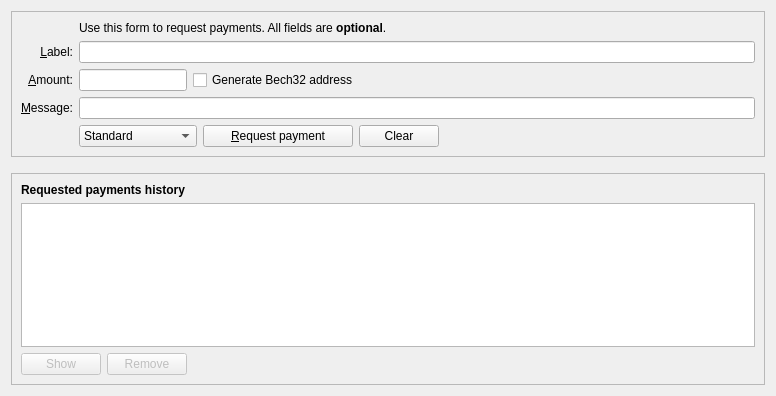
<?xml version="1.0" encoding="UTF-8"?>
<ui version="4.0">
 <class>ReceiveCoinsDialog</class>
 <widget class="QWidget" name="ReceiveCoinsDialog">
  <property name="geometry">
   <rect>
    <x>0</x>
    <y>0</y>
    <width>776</width>
    <height>396</height>
   </rect>
  </property>
  <layout class="QVBoxLayout" name="verticalLayout" stretch="0,0,1">
   <item>
    <widget class="QFrame" name="frame2">
     <property name="sizePolicy">
      <sizepolicy hsizetype="Preferred" vsizetype="Expanding">
       <horstretch>0</horstretch>
       <verstretch>0</verstretch>
      </sizepolicy>
     </property>
     <property name="frameShape">
      <enum>QFrame::StyledPanel</enum>
     </property>
     <property name="frameShadow">
      <enum>QFrame::Sunken</enum>
     </property>
     <layout class="QVBoxLayout" name="verticalLayout_3">
      <item>
       <layout class="QGridLayout" name="gridLayout">
        <item row="5" column="0">
         <widget class="QLabel" name="label">
          <property name="toolTip">
           <string>An optional amount to request. Leave this empty or zero to not request a specific amount.</string>
          </property>
          <property name="text">
           <string>&amp;Amount:</string>
          </property>
          <property name="alignment">
           <set>Qt::AlignRight|Qt::AlignTrailing|Qt::AlignVCenter</set>
          </property>
          <property name="buddy">
           <cstring>reqAmount</cstring>
          </property>
         </widget>
        </item>
        <item row="4" column="0">
         <widget class="QLabel" name="label_2">
          <property name="toolTip">
           <string>An optional label to associate with the new receiving address.</string>
          </property>
          <property name="text">
           <string>&amp;Label:</string>
          </property>
          <property name="alignment">
           <set>Qt::AlignRight|Qt::AlignTrailing|Qt::AlignVCenter</set>
          </property>
          <property name="buddy">
           <cstring>reqMessage</cstring>
          </property>
         </widget>
        </item>
        <item row="6" column="0">
         <widget class="QLabel" name="label_3">
          <property name="toolTip">
           <string>An optional message to attach to the payment request, which will be displayed when the request is opened. Note: The message will not be sent with the payment over the Efin network.</string>
          </property>
          <property name="text">
           <string>&amp;Message:</string>
          </property>
          <property name="alignment">
           <set>Qt::AlignRight|Qt::AlignTrailing|Qt::AlignVCenter</set>
          </property>
          <property name="buddy">
           <cstring>reqMessage</cstring>
          </property>
         </widget>
        </item>
        <item row="4" column="2">
         <widget class="QLineEdit" name="reqLabel">
          <property name="toolTip">
           <string>An optional label to associate with the new receiving address.</string>
          </property>
         </widget>
        </item>
        <item row="2" column="2">
         <widget class="QLabel" name="label_5">
          <property name="text">
           <string>Use this form to request payments. All fields are &lt;b&gt;optional&lt;/b&gt;.</string>
          </property>
         </widget>
        </item>
        <item row="7" column="0">
         <widget class="QLabel" name="label_4">
          <property name="text">
           <string/>
          </property>
         </widget>
        </item>
        <item row="6" column="2">
         <widget class="QLineEdit" name="reqMessage">
          <property name="toolTip">
           <string>An optional message to attach to the payment request, which will be displayed when the request is opened. Note: The message will not be sent with the payment over the Efin network.</string>
          </property>
         </widget>
        </item>
        <item row="7" column="2">
         <layout class="QHBoxLayout" name="horizontalLayout">
          <item>
           <widget class="QComboBox" name="cbxAddressType">
            <property name="locale">
             <locale language="English" country="UnitedKingdom"/>
            </property>
            <item>
             <property name="text">
              <string>Standard</string>
             </property>
            </item>
            <item>
             <property name="text">
              <string>Stealth</string>
             </property>
            </item>
            <item>
             <property name="text">
              <string>Extended</string>
             </property>
            </item>
            <item>
             <property name="text">
              <string>Standard 256bit</string>
             </property>
            </item>
           </widget>
          </item>
          <item>
           <widget class="QPushButton" name="receiveButton">
            <property name="minimumSize">
             <size>
              <width>150</width>
              <height>0</height>
             </size>
            </property>
            <property name="text">
             <string>&amp;Request payment</string>
            </property>
            <property name="icon">
             <iconset resource="../bitcoin.qrc">
              <normaloff>:/icons/receiving_addresses</normaloff>:/icons/receiving_addresses</iconset>
            </property>
           </widget>
          </item>
          <item>
           <widget class="QPushButton" name="clearButton">
            <property name="sizePolicy">
             <sizepolicy hsizetype="Minimum" vsizetype="Fixed">
              <horstretch>0</horstretch>
              <verstretch>0</verstretch>
             </sizepolicy>
            </property>
            <property name="toolTip">
             <string>Clear all fields of the form.</string>
            </property>
            <property name="text">
             <string>Clear</string>
            </property>
            <property name="icon">
             <iconset resource="../bitcoin.qrc">
              <normaloff>:/icons/remove</normaloff>:/icons/remove</iconset>
            </property>
            <property name="autoDefault">
             <bool>false</bool>
            </property>
           </widget>
          </item>
          <item>
           <spacer name="horizontalSpacer">
            <property name="orientation">
             <enum>Qt::Horizontal</enum>
            </property>
            <property name="sizeHint" stdset="0">
             <size>
              <width>40</width>
              <height>20</height>
             </size>
            </property>
           </spacer>
          </item>
         </layout>
        </item>
        <item row="7" column="0">
         <widget class="QLabel" name="label_7">
          <property name="text">
           <string/>
          </property>
         </widget>
        </item>
        <item row="5" column="2">
         <layout class="QHBoxLayout" name="horizontalLayout_6">
          <item>
           <widget class="BitcoinAmountField" name="reqAmount">
            <property name="sizePolicy">
             <sizepolicy hsizetype="Fixed" vsizetype="Fixed">
              <horstretch>0</horstretch>
              <verstretch>0</verstretch>
             </sizepolicy>
            </property>
            <property name="minimumSize">
             <size>
              <width>80</width>
              <height>0</height>
             </size>
            </property>
            <property name="maximumSize">
             <size>
              <width>1000</width>
              <height>100</height>
             </size>
            </property>
            <property name="toolTip">
             <string>An optional amount to request. Leave this empty or zero to not request a specific amount.</string>
            </property>
           </widget>
          </item>
          <item>
           <widget class="QCheckBox" name="useBech32">
            <property name="sizePolicy">
             <sizepolicy hsizetype="Fixed" vsizetype="Fixed">
              <horstretch>0</horstretch>
              <verstretch>0</verstretch>
             </sizepolicy>
            </property>
            <property name="maximumSize">
             <size>
              <width>1000</width>
              <height>16777215</height>
             </size>
            </property>
            <property name="focusPolicy">
             <enum>Qt::StrongFocus</enum>
            </property>

            <property name="toolTip">
             <string>Use bech32 encoding.</string>
            </property>
            <property name="text">
             <string>Generate Bech32 address</string>
            </property>
           </widget>
          </item>
          <item>
           <spacer name="horizontalSpacer_3">
            <property name="orientation">
             <enum>Qt::Horizontal</enum>
            </property>
            <property name="sizeHint" stdset="0">
             <size>
              <width>0</width>
              <height>0</height>
             </size>
            </property>
           </spacer>
          </item>
         </layout>
        </item>
       </layout>
      </item>
     </layout>
    </widget>
   </item>
   <item>
    <spacer name="verticalSpacer_2">
     <property name="orientation">
      <enum>Qt::Vertical</enum>
     </property>
     <property name="sizeHint" stdset="0">
      <size>
       <width>20</width>
       <height>10</height>
      </size>
     </property>
    </spacer>
   </item>
   <item>
    <widget class="QFrame" name="frame">
     <property name="sizePolicy">
      <sizepolicy hsizetype="Preferred" vsizetype="Expanding">
       <horstretch>0</horstretch>
       <verstretch>0</verstretch>
      </sizepolicy>
     </property>
     <property name="frameShape">
      <enum>QFrame::StyledPanel</enum>
     </property>
     <property name="frameShadow">
      <enum>QFrame::Raised</enum>
     </property>
     <layout class="QVBoxLayout" name="verticalLayout_2">
      <item>
       <widget class="QLabel" name="label_6">
        <property name="font">
         <font>
          <weight>75</weight>
          <bold>true</bold>
         </font>
        </property>
        <property name="text">
         <string>Requested payments history</string>
        </property>
       </widget>
      </item>
      <item>
       <widget class="QTableView" name="recentRequestsView">
        <property name="contextMenuPolicy">
         <enum>Qt::CustomContextMenu</enum>
        </property>
        <property name="tabKeyNavigation">
         <bool>false</bool>
        </property>
        <property name="sortingEnabled">
         <bool>true</bool>
        </property>
       </widget>
      </item>
      <item>
       <layout class="QHBoxLayout" name="horizontalLayout_2">
        <item>
         <widget class="QPushButton" name="showRequestButton">
          <property name="enabled">
           <bool>false</bool>
          </property>
          <property name="toolTip">
           <string>Show the selected request (does the same as double clicking an entry)</string>
          </property>
          <property name="text">
           <string>Show</string>
          </property>
          <property name="icon">
           <iconset resource="../bitcoin.qrc">
            <normaloff>:/icons/edit</normaloff>:/icons/edit</iconset>
          </property>
          <property name="autoDefault">
           <bool>false</bool>
          </property>
         </widget>
        </item>
        <item>
         <widget class="QPushButton" name="removeRequestButton">
          <property name="enabled">
           <bool>false</bool>
          </property>
          <property name="toolTip">
           <string>Remove the selected entries from the list</string>
          </property>
          <property name="text">
           <string>Remove</string>
          </property>
          <property name="icon">
           <iconset resource="../bitcoin.qrc">
            <normaloff>:/icons/remove</normaloff>:/icons/remove</iconset>
          </property>
          <property name="autoDefault">
           <bool>false</bool>
          </property>
         </widget>
        </item>
        <item>
         <spacer name="horizontalSpacer_2">
          <property name="orientation">
           <enum>Qt::Horizontal</enum>
          </property>
          <property name="sizeHint" stdset="0">
           <size>
            <width>40</width>
            <height>20</height>
           </size>
          </property>
         </spacer>
        </item>
       </layout>
      </item>
     </layout>
    </widget>
   </item>
  </layout>
 </widget>
 <customwidgets>
  <customwidget>
   <class>BitcoinAmountField</class>
   <extends>QLineEdit</extends>
   <header>qt/bitcoinamountfield.h</header>
   <container>1</container>
  </customwidget>
 </customwidgets>
 <tabstops>
  <tabstop>reqLabel</tabstop>
  <tabstop>reqAmount</tabstop>
  <tabstop>useBech32</tabstop>
  <tabstop>reqMessage</tabstop>
  <tabstop>receiveButton</tabstop>
  <tabstop>clearButton</tabstop>
  <tabstop>recentRequestsView</tabstop>
  <tabstop>showRequestButton</tabstop>
  <tabstop>removeRequestButton</tabstop>
 </tabstops>
 <resources>
  <include location="../bitcoin.qrc"/>
 </resources>
 <connections/>
</ui>
